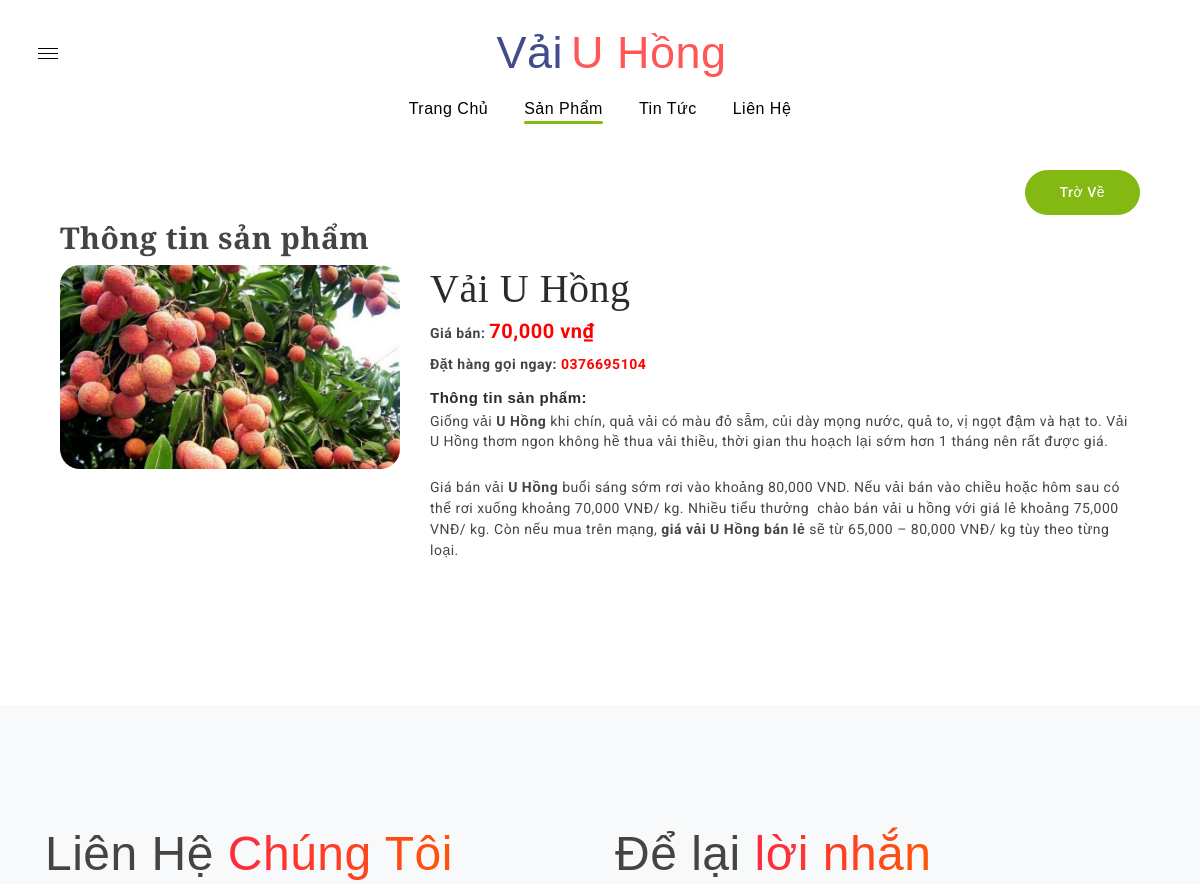
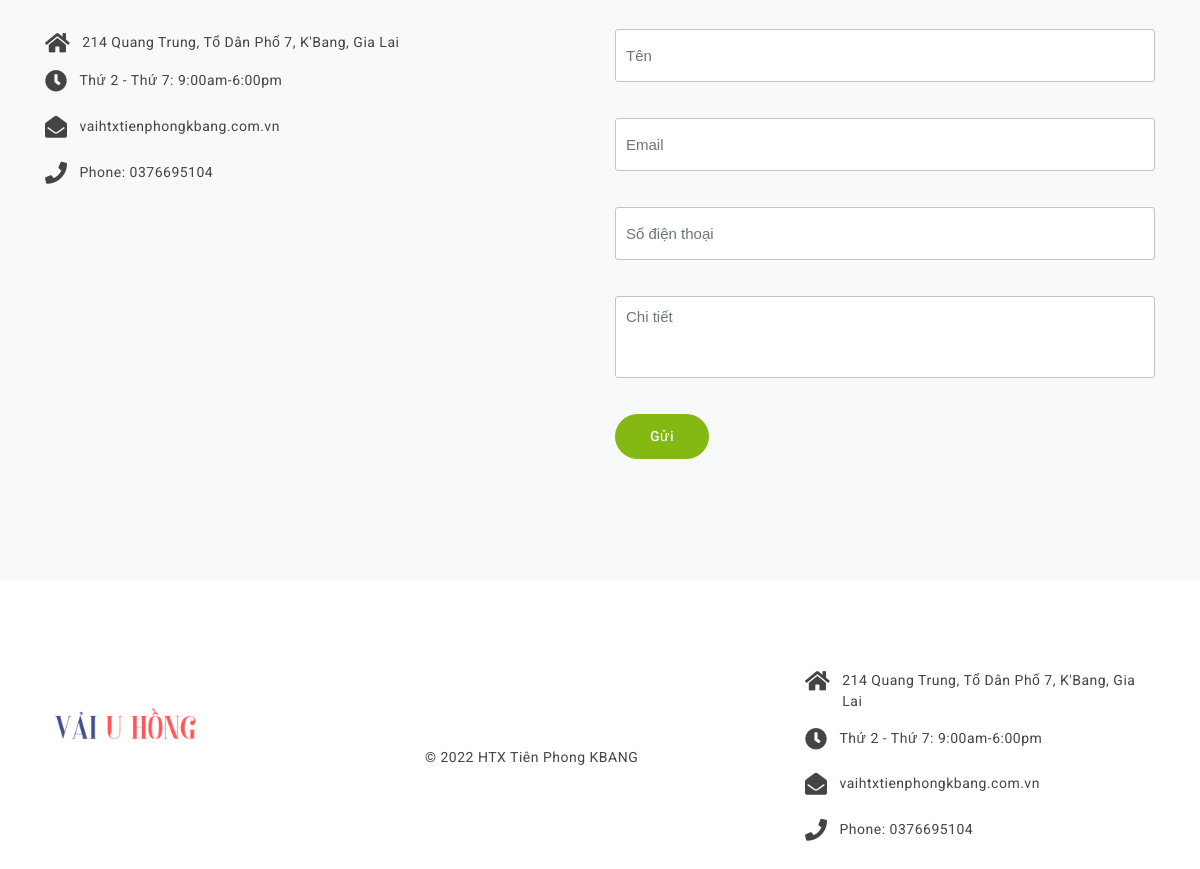
The page /ttsanpham/30 on the database its author committed (2 pictures, top to bottom).
### tables this page shows
CREATE TABLE `db_slider` (
  `id` int(11) NOT NULL,
  `name` varchar(255) NOT NULL,
  `link` varchar(255) NOT NULL,
  `img` varchar(100) NOT NULL,
  `created` datetime NOT NULL,
  `created_by` varchar(50) NOT NULL DEFAULT 'Supper Admin',
  `modified` datetime NOT NULL,
  `modified_by` varchar(50) NOT NULL DEFAULT 'Supper Admin',
  `trash` tinyint(1) NOT NULL DEFAULT 1,
  `status` tinyint(1) NOT NULL DEFAULT 1,
  `type` int(2) DEFAULT 0,
  `detail` text NOT NULL,
  `spname` varchar(255) NOT NULL,
  `price` int(11) NOT NULL,
  `img1` varchar(100) DEFAULT NULL,
  `img2` varchar(100) DEFAULT NULL,
  `img3` varchar(100) DEFAULT NULL
);

### application/controllers/Tintuc.php (called while the page is built, shortened)
<?php
class Tintuc extends CI_Controller {
    function __construct() {
        $this->load->model('frontend/Mproduct');
        $this->load->model('frontend/Mcategory');
        $this->load->model('frontend/Mcontent');
		$this->load->model('frontend/Mslider');
        $this->data['com']='tintuc';
    }
	public function detailsp(){
		$aurl = explode('/', uri_string());
		$link = $aurl[1];
		$row = $this->Mslider->sp_get_detail($link);
		$this->data['row']=$row;
		$this->data['view']='detail';
		$this->load->view('frontend/components/tintuc/detailsp',$this->data);
	}
}

### index.php (called while the page is built, shortened)
<?php
require_once BASEPATH.'core/CodeIgniter.php';

### application/models/frontend/Mslider.php (called while the page is built, shortened)
<?php if ( ! defined('BASEPATH')) exit('No direct script access allowed');
class Mslider extends CI_Model {
	public function __construct()
    {
            $this->table = $this->db->dbprefix('slider');
    }
	public function sp_get_detail($id){
        $this->db->where('status', 1);
        $this->db->where('trash', 1);
        $this->db->where('id', $id);
        $this->db->limit(1);
        $query = $this->db->get($this->table);
        return $query->row_array();
    }
}

### application/views/frontend/components/tintuc/detailsp.php (the view, shortened to what this page needs)
<!DOCTYPE html>
<html lang="en">
<head>
    <link rel="stylesheet" href="<?php echo base_url() ?>/public/vendor/css/bundle.min.css">
    <link rel="stylesheet" href="<?php echo base_url() ?>/public/vendor/css/revolution-settings.min.css">
    <link rel="stylesheet" href="<?php echo base_url() ?>/public/vendor/css/jquery.fancybox.min.css">
    <link rel="stylesheet" href="<?php echo base_url() ?>/public/vendor/css/owl.carousel.min.css">
    <link rel="stylesheet" href="<?php echo base_url() ?>/public/vendor/css/swiper.min.css">
    <link rel="stylesheet" href="<?php echo base_url() ?>/public/vendor/css/cubeportfolio.min.css">
    <link rel="stylesheet" href="<?php echo base_url() ?>/public/vendor/css/LineIcons.min.css">
    <link rel="stylesheet" href="<?php echo base_url() ?>/public/vendor/css/jquery-ui.bundle.css">
    <link rel="stylesheet" href="<?php echo base_url() ?>/public/vendor/css/select2.min.css">
    <link rel="stylesheet" href="<?php echo base_url() ?>/public/vendor/css/slick-theme.css">
    <link rel="stylesheet" href="<?php echo base_url() ?>/public/vendor/css/slick.css">
    <link rel="stylesheet" href="<?php echo base_url() ?>/public/food/css/style.css">
</head>
<body data-spy="scroll" data-target=".navbar" data-offset="90" class="position-relative">
<div class="wrapper">
<header class="header-with-topbar style-two">
    <div class="top-header-area d-none d-lg-inline-block transparent-bg center-logo">
        <div class="container">
            <div class="row">
                <a href="#home" class="logo link" title="logo">
					<span style="font-size: 45px;font-family: 'Playfair Display', sans-serif;color: #424c8c;">Vải</span><span style="font-size: 45px;font-family: 'Playfair Display', sans-serif;color: #ff5757;margin-left:8px">U Hồng</span>
                </a>
        </div>
        </div>
    </div>
    <nav class="navbar navbar-top-default navbar-expand-lg full-nav center-logo nav-line">
        <div class="container">
            <div class="collapse navbar-collapse d-none d-lg-block">
                <ul class="nav navbar-nav">
                    <li class="nav-item">
                        <a class=" nav-link link" href="<?php echo base_url() ?>trang-chu">Trang chủ</a>
                    </li>
                    <li class="nav-item">
                        <a class=" nav-link link active" href="<?php echo base_url() ?>sanpham">Sản phẩm</a>
                    </li>
                </ul>
                <ul class="nav navbar-nav">
                    <li class="nav-item">
                        <a class=" nav-link link" href="<?php echo base_url() ?>tin-tuc">Tin tức</a>
                    </li>
                    <li class="nav-item">
                        <a class=" nav-link link" href="#contact">Liên hệ</a>
                    </li>
                </ul>
            </div>
            <div class="social_icons">
                <ul>
                    <li><a href="#." class="facebook-bg-hvr"><i class="lni lni-facebook-filled" aria-hidden="true"></i></a> </li>
                    <li><a href="#." class="twitter-bg-hvr"><i class="lni lni-twitter-filled" aria-hidden="true"></i></a> </li>
                    <li><a href="#." class="linkedin-bg-hvr"><i class="lni lni-linkedin" aria-hidden="true"></i></a> </li>
                    <li><a href="#." class="instagram-bg-hvr"><i class="lni lni-instagram" aria-hidden="true"></i></a> </li>
                </ul>
            </div>
            <div class="side-nav-btn" id="sidemenu_toggle">
                <span></span>
                <span></span>
                <span></span>
            </div>
        </div>
    </nav>
</header>
<section id="content">
		<div class="container" style="margin-top:50px">
			<div class="col-xs-12 col-sm-12 col-md-12 col-lg-12" style="text-align:right">
					<a href="<?php echo base_url() ?>sanpham" class="btn btn-green btn-large btn-rounded">Trờ về</a>
			</div>
			<div class="col-xs-12 col-sm-12 col-md-12 col-lg-12 product-content" id="list-content">
				<div class="product-wrap" id="info-content">
					<div class="content-ct">
						<div class="fs-ne2-it clearfix" style="padding-top: 5px">
							<div class="fs-ne2-it clearfix">
								<div class="entry-title">
									<h3><strong>Thông tin sản phẩm</strong></h3>
								</div>
							</div>
							<div class="row">
								<div class="col-md-4  wow fadeIn" data-wow-duration="1s" data-wow-delay=".3s" >
									<div class="item-img">
										<a href="<?php echo base_url() ?>public/assets/images/<?php echo $row['img']; ?>" data-fancybox="images">
											<img src="<?php echo base_url() ?>public/assets/images/<?php echo $row['img']; ?>" alt="image" style="height:100%;border-radius:20px">
										</a>
									</div>
								</div>
								<div class="col-md-8  wow fadeIn" data-wow-duration="1s" data-wow-delay=".6s">
									<div class="product-view-content">
										<div class="product-view-name">
											<h1><?php echo $row['name'] ?></h1>
										</div>
										<div class="product-view-price">
											<div class="pull-left">
												<p>
												<b>Giá bán: </b>
												<?php if($row['price']==0): ?>
													<span style="color:red;font-size:20px"><strong>Liên hệ!</strong></span>
												<?php else : ?>
													<span style="color:red;font-size:20px"><strong><?php echo(number_format($row['price'])); ?> vn₫</strong></span>
												<?php endif; ?>
												</p>
											</div>
										</div>
										<div style="margin-top: 10px;">
											<p><b>Đặt hàng gọi ngay: </b> <span style="color:red"><strong>0376695104</strong></span></p>
										</div>
										<div style="margin-top: 10px;" class="product-view-name">
											<b>Thông tin sản phẩm:</b>
											<br>
											<p><?php echo $row['detail'] ?></p>
										</div>
									</div>
								</div>
							</div>
						</div>
					</div>
				</div>
			</div>
		</div>
	</section>
    <section class="contact-us bg-light" id="contact">
        <div class="container">
            <div class="row pb-0">
                <div class="col-md-6">
                    <div class="contact">
                        <h2 class="text-capitalize mb-30">Liên Hệ <span class="text-gradient"> Chúng tôi</span></h2>
                        <div class="icon-flex">
                        <p class="contact-detail mb-3"><i class="fa fa-home contact-icon"></i> 214 Quang Trung, Tổ Dân Phố 7, K'Bang, Gia Lai</p>
                        </div>
                        <p class="contact-detail"><i class="fa fa-clock contact-icon"></i> Thứ 2 - Thứ 7: 9:00am-6:00pm</p>
                        <p class="contact-detail"><i class="fa fa-envelope-open contact-icon"></i> vaihtxtienphongkbang.com.vn</p>
                        <p class="contact-detail"><i class="fa fa-phone contact-icon"></i> Phone: 0376695104</p>
                    </div>
                    </div>
                <div class="col-md-6">
                    <div class="book-table">
                        <h2 class="table-booking mb-30">Để lại <span class="text-gradient"> lời nhắn</span></h2>
                    </div>
                    <form class="contact-form" id="contact-form-data">
                        <div class="row">
                            <div class="col-md-12 mb-3">
								<input class="form-control m-mb-20" type="text" placeholder="Tên" required="" id="name" name="userName">
                            </div>
                            <div class="col-md-12 mb-3">
								<input class="form-control m-mb-20" type="email" placeholder="Email" required="" id="email" name="userEmail">
                            </div>
							<div class="col-md-12 mb-3">
								<input class="form-control m-mb-20" type="text" placeholder="Số điện thoại" required="" id="phone" name="phone">
                            </div>
                            <div class="col-md-12 mb-3">
								<textarea class="form-control" placeholder="Chi tiết" id="description" name="description"></textarea>
                            </div>
                            <div class="col-md-6 text-center text-md-left">
								<button type="button" onclick="saveLienHe()" class="btn btn-green btn-large btn-rounded d-inline-block contact_btn_1" id="cf-submit" name="submit"><i class="fa fa-spinner fa-spin mr-2 d-none" aria-hidden="true"></i> Gửi</button>
                            </div>
                        </div>
                    </form>
                </div>
                </div>
            </div>
    </section>
    <footer class="footer-sec">
        <div class="container">
            <div class="row">
                <div class="col-md-4">
                    <div class="footer-logo" style="padding-top:30px">
                        <div class="logo-max">
                        <a href="#home" class="logo link" title="logo">
                            <img src="<?php echo base_url() ?>/public/food/img/logo.png" alt="logo" title="Logo" class="logo-default">
                        </a>
                        </div>
                    </div>
                </div>
				<div class="col-md-4 col-sm-12 justify-content-start d-flex">
                    <div class="footer-para" style="padding-top:20px">
                        <div class="contact-social-icon pb-20">
                            <ul class="social-icons mb-0">
                                <li><a href="#." class="facebook-bg-hvr"><i class="lni lni-facebook-filled" aria-hidden="true"></i></a> </li>
                                <li><a href="#." class="twitter-bg-hvr"><i class="lni lni-twitter-filled" aria-hidden="true"></i></a> </li>
                                <li><a href="#." class="linkedin-bg-hvr"><i class="lni lni-linkedin" aria-hidden="true"></i></a> </li>
                                <li><a href="#." class="instagram-bg-hvr"><i class="lni lni-instagram" aria-hidden="true"></i></a> </li>
                            </ul>
                        </div>
                        <p class="copyright-para">© 2022 HTX Tiên Phong <a href="javascript:void(0);" class="grey"> KBANG</a></p>
                    </div>
                </div>
				<div class="col-md-4">
					<div class="contact">
                        <div class="icon-flex">
                       	 <p class="contact-detail mb-3"><i class="fa fa-home contact-icon"></i> 214 Quang Trung, Tổ Dân Phố 7, K'Bang, Gia Lai</p>
                        </div>
                        <p class="contact-detail"><i class="fa fa-clock contact-icon"></i> Thứ 2 - Thứ 7: 9:00am-6:00pm</p>
                        <p class="contact-detail"><i class="fa fa-envelope-open contact-icon"></i> vaihtxtienphongkbang.com.vn</p>
                        <p class="contact-detail"><i class="fa fa-phone contact-icon"></i> Phone: 0376695104</p>
                    </div>
                </div>
            </div>
        </div>
    </footer>
</div>
</body>
</html>

### rows shown on the page
db_slider: img (picture), name "Vải U Hồng", price "70,000", detail "Giống vải U Hồng khi chín, quả vải có màu đỏ sẫm, củi dày mọng nước, quả to, vị ngọt đậm và hạt to. Vải U Hồng thơm ngon không hề thua vải thiều, thời gian thu hoạch lại sớm hơn 1 tháng nên rất được giá. Giá bán vải U Hồng buổi sáng sớm rơi vào khoảng 80,000 VND. Nếu vải bán vào chiều hoặc hôm sau có thể rơi xuống khoảng 70,000 VNĐ/ kg. Nhiều tiểu thưởng chào bán vải u hồng với giá lẻ khoảng 75,000 VNĐ/ kg. Còn nếu mua trên mạng, giá vải U Hồng bán lẻ sẽ từ 65,000 – 80,000 VNĐ/ kg tùy theo từng loại."
